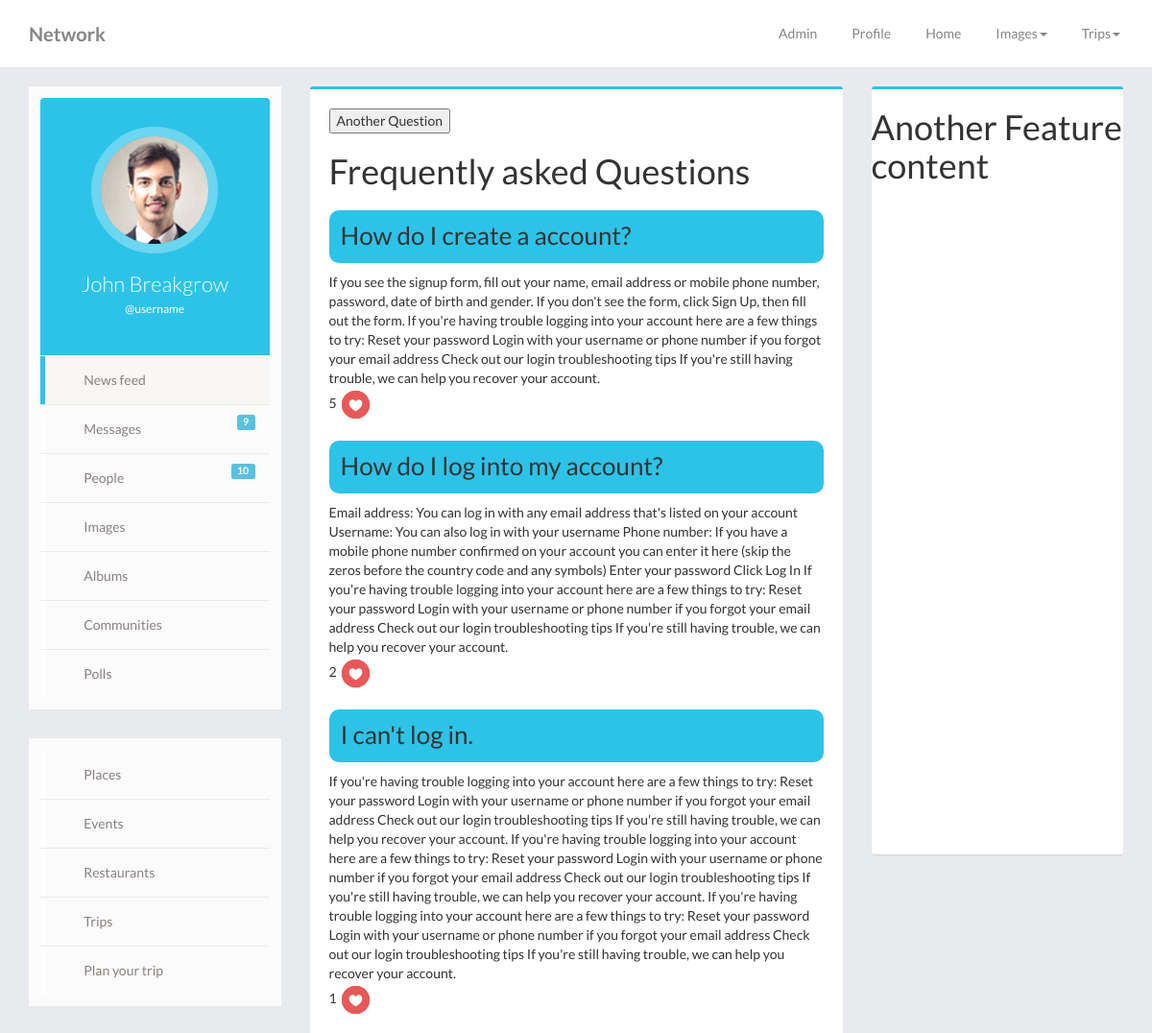
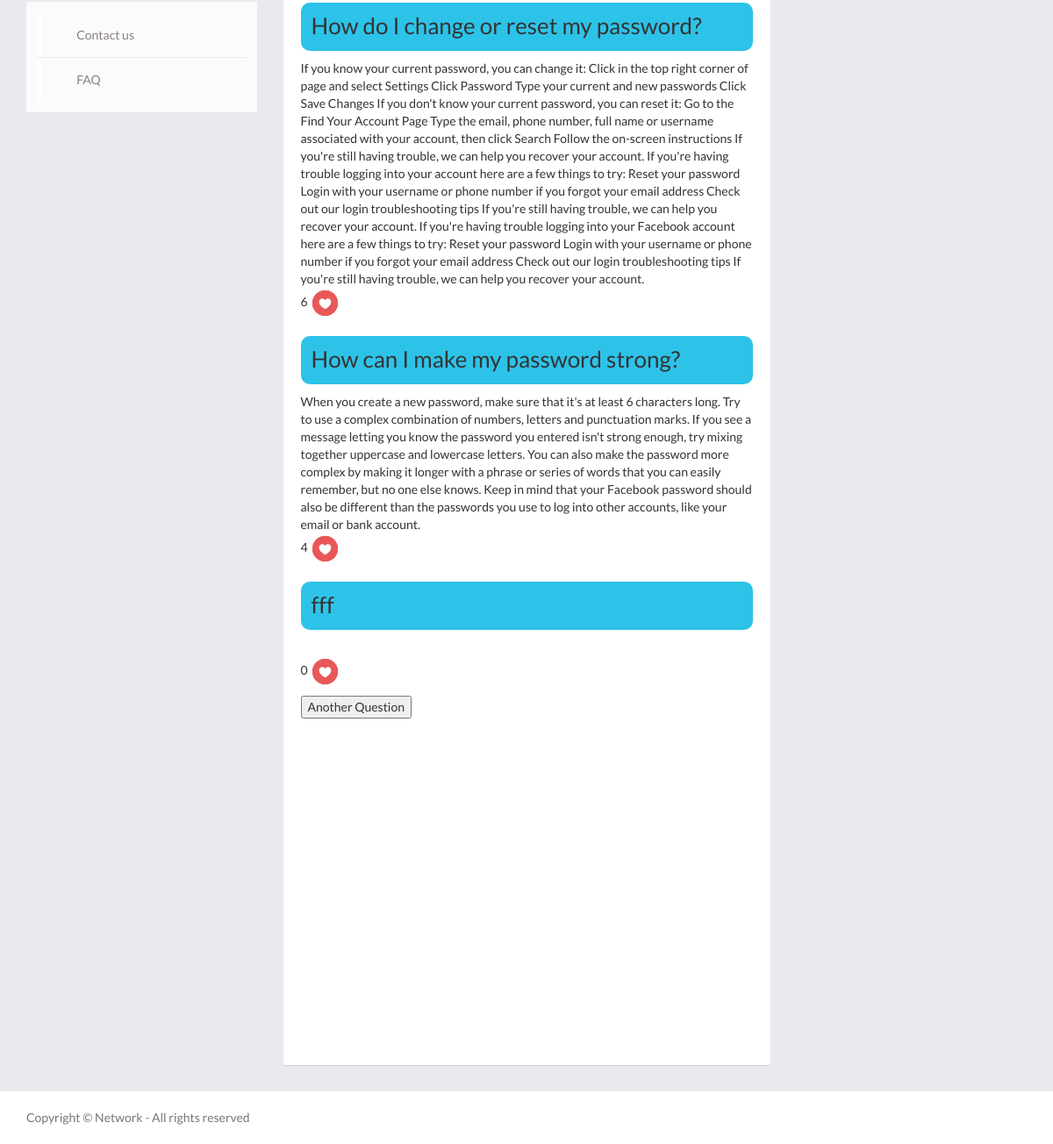
/home.php?feature=faq, run on the app's committed database (2 pictures, top to bottom).
### tables this page shows
CREATE TABLE `faq` (
  `id` int(5) NOT NULL,
  `user_name` varchar(50) DEFAULT NULL,
  `user_email` varchar(50) DEFAULT NULL,
  `question` mediumtext,
  `answer` longtext,
  `curdate` date DEFAULT NULL,
  `likes` int(100) DEFAULT '0'
);

### features/faq/faqdb.php (called while the page is built)
<?php
class Faq
{
private $db;
public function __construct($db)
{
$this->db = $db;
}
public function listFaq(){
$query = "SELECT * FROM faq";
$pdostmt = $this->db->prepare($query);
$pdostmt-> execute();
$dinos = $pdostmt->fetchAll(PDO::FETCH_OBJ);
return $dinos;
}
}
?>

### features/faq/userfaq.php (the view, shortened to what this page needs)
<!doctype html>
<html lang="en">
<head>
</head>
<body>
<div style="padding: 20px;">
    <input type="submit" value="Another Question" onclick="window.open('features/faq/ask.php','My Window', 'height=300,width=300,margin:auto')"/>
<?php
require_once 'features/connect.php';
require_once 'faqdb.php';
$db = Connect::dbConnect();
$mylist =  new Faq($db);
$lists = $mylist->listFaq();
echo "<h1>Frequently asked Questions</h1>";
foreach($lists as $list){
    echo "
  <div class='panelContainer'>
  <h2 id='h21' style='font-size: 26px;height:55px;width:515px;border-radius:10px;background-color:#2dc3e8;padding:12px;'>$list->question
  </h2>
<p class='contentBox' style='width:515px;'>$list->answer
</br>
$list->likes <img style='width:35px;height:35px;' src='img/like.png'>
</p>
</div>
";
}
?>
    <input type="submit" value="Another Question" onclick="window.open('features/faq/ask.php','My Window', 'height=300,width=300,margin:auto')"/>
</div>
</body>
</html>

### css/timeline.css (style rules this page uses)
html { position: relative; min-height: 100%; }
body { font-family: Lato,"Helvetica Neue",Arial,Verdana,Tahoma,"Lucida Sans",FreeSans,"Lucida Sans Unicode","Luxi Sans",sans-serif; background: #e9eaed; overflow-x:hidden; }

### data on the page
faq: question "How do I create a account?", answer "If you see the signup form, fill out your name, email address or mobile phone number, password, date of birth and gender. If you don't see the form, click Sign Up, then fill out the form. If you're having trouble logging into your account here are a few things to try: Reset your password Login with your username or phone number if you forgot your email address Check out our login troubleshooting tips If you're still having trouble, we can help you recover your account.", likes "5"
faq: question "How do I log into my account?", answer "Email address: You can log in with any email address that's listed on your account Username: You can also log in with your username Phone number: If you have a mobile phone number confirmed on your account you can enter it here (skip the zeros before the country code and any symbols) Enter your password Click Log In If you're having trouble logging into your account here are a few things to try: Reset your password Login with your username or phone number if you forgot your email address Check out our login troubleshooting tips If you're still having trouble, we can help you recover your account.", likes "2"
faq: question "I can't log in.", answer "If you're having trouble logging into your account here are a few things to try: Reset your password Login with your username or phone number if you forgot your email address Check out our login troubleshooting tips If you're still having trouble, we can help you recover your account. If you're having trouble logging into your account here are a few things to try: Reset your password Login with your username or phone number if you forgot your email address Check out our login troubleshooting tips If you're still having trouble, we can help you recover your account. If you're having trouble logging into your account here are a few things to try: Reset your password Login with your username…", likes "1"
faq: question "How do I change or reset my password?", answer "If you know your current password, you can change it: Click in the top right corner of page and select Settings Click Password Type your current and new passwords Click Save Changes If you don't know your current password, you can reset it: Go to the Find Your Account Page Type the email, phone number, full name or username associated with your account, then click Search Follow the on-screen instructions If you're still having trouble, we can help you recover your account. If you're having trouble logging into your account here are a few things to try: Reset your password Login with your username or phone number if you forgot your email address Check out our login troubleshooting tips If…", likes "6"
faq: question "How can I make my password strong?", answer "When you create a new password, make sure that it's at least 6 characters long. Try to use a complex combination of numbers, letters and punctuation marks. If you see a message letting you know the password you entered isn't strong enough, try mixing together uppercase and lowercase letters. You can also make the password more complex by making it longer with a phrase or series of words that you can easily remember, but no one else knows. Keep in mind that your Facebook password should also be different than the passwords you use to log into other accounts, like your email or bank account.", likes "4"
faq: question "fff", likes "0"
